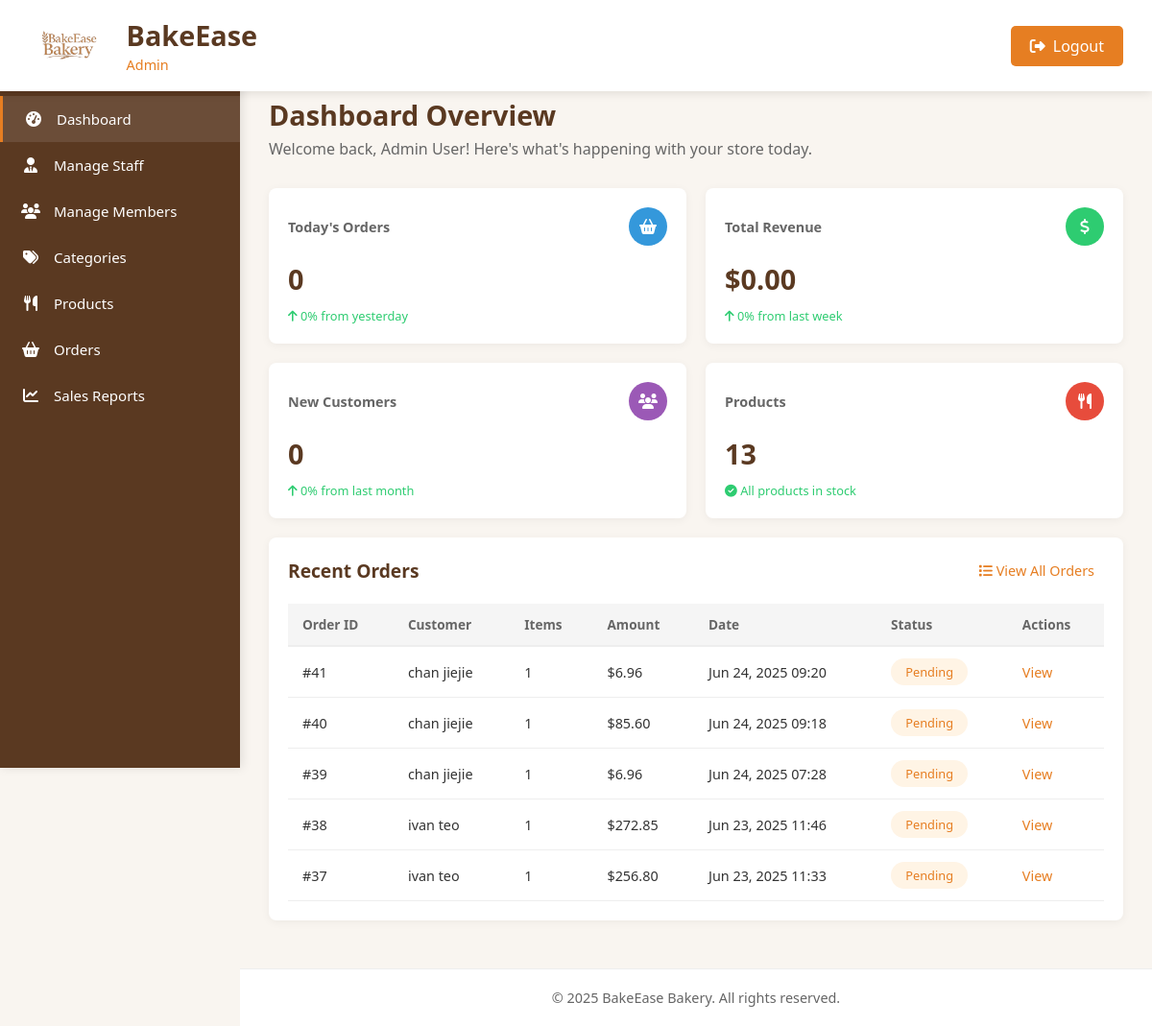
/admin-dashboard.php (signed in), run on the app's committed database.
### tables this page shows
CREATE TABLE `orders` (
  `id` int(11) NOT NULL,
  `customer_id` int(11) DEFAULT NULL,
  `customer_name` varchar(100) NOT NULL DEFAULT 'Guest',
  `total_amount` decimal(10,2) DEFAULT NULL,
  `status` varchar(20) DEFAULT 'pending',
  `delivery_address` text DEFAULT NULL,
  `delivery_date` date DEFAULT NULL,
  `order_date` timestamp NOT NULL DEFAULT current_timestamp(),
  `customer_email` varchar(100) DEFAULT NULL,
  `customer_phone` varchar(20) DEFAULT NULL
);

CREATE TABLE `customers` (
  `id` int(11) NOT NULL,
  `name` varchar(100) NOT NULL,
  `email` varchar(100) NOT NULL,
  `password` varchar(255) NOT NULL,
  `phone` varchar(20) DEFAULT NULL,
  `address` text DEFAULT NULL,
  `created_at` timestamp NOT NULL DEFAULT current_timestamp(),
  `status` enum('active','inactive') NOT NULL DEFAULT 'active'
);

### admin-dashboard.php (the view, shortened to what this page needs)
<?php
require_once 'db_connection.php';
$admin_name = $_SESSION['admin_name'] ?? 'Admin';
$today_orders = 0;
$yesterday_orders = 0;
$total_revenue = 0;
$last_week_revenue = 0;
$new_customers = 0;
$last_month_customers = 0;
$total_products = 0;
$low_stock_products = 0;
try {
    $stmt = $conn->query("SELECT COUNT(*) FROM orders WHERE DATE(order_date) = CURDATE() AND status = 'completed'");
    $today_orders = $stmt->fetch_row()[0];
    $stmt = $conn->query("SELECT COUNT(*) FROM orders WHERE DATE(order_date) = DATE_SUB(CURDATE(), INTERVAL 1 DAY) AND status = 'completed'");
    $yesterday_orders = $stmt->fetch_row()[0];
    $stmt = $conn->query("SELECT SUM(total_amount) FROM orders WHERE DATE(order_date) = CURDATE() AND status = 'completed'");
    $total_revenue = $stmt->fetch_row()[0] ?? 0;
    $stmt = $conn->query("SELECT SUM(total_amount) FROM orders WHERE DATE(order_date) = DATE_SUB(CURDATE(), INTERVAL 7 DAY) AND status = 'completed'");
    $last_week_revenue = $stmt->fetch_row()[0] ?? 0;
    $stmt = $conn->query("
        SELECT COUNT(DISTINCT c.id)
        FROM customers c
        JOIN orders o ON c.id = o.customer_id
        WHERE DATE(c.created_at) = CURDATE()
        AND o.status = 'completed'
    ");
    $new_customers = $stmt->fetch_row()[0];
    $stmt = $conn->query("
        SELECT COUNT(DISTINCT c.id)
        FROM customers c
        JOIN orders o ON c.id = o.customer_id
        WHERE DATE(c.created_at) = DATE_SUB(CURDATE(), INTERVAL 1 MONTH)
        AND o.status = 'completed'
    ");
    $last_month_customers = $stmt->fetch_row()[0];
    $stmt = $conn->query("SELECT COUNT(*) FROM products");
    $total_products = $stmt->fetch_row()[0];
    $stmt = $conn->query("SELECT COUNT(*) FROM products WHERE stock < 5");
    $low_stock_products = $stmt->fetch_row()[0];
    $recent_orders = [];
    $stmt = $conn->query("
        SELECT o.*, c.name AS customer_name
        FROM orders o
        LEFT JOIN customers c ON o.customer_id = c.id
        ORDER BY o.order_date DESC LIMIT 5
    ");
    while ($row = $stmt->fetch_assoc()) {
        $item_stmt = $conn->prepare("SELECT COUNT(*) FROM order_items WHERE order_id = ?");
        $item_stmt->bind_param("i", $row['id']);
        $item_stmt->execute();
        $row['item_count'] = $item_stmt->get_result()->fetch_row()[0];
        $recent_orders[] = $row;
    }
} catch (Exception $e) {
    error_log("Database error: " . $e->getMessage());
}
$order_percentage_change = $yesterday_orders > 0 ?
    round((($today_orders - $yesterday_orders) / $yesterday_orders) * 100, 1) : 0;
$revenue_percentage_change = $last_week_revenue > 0 ?
    round((($total_revenue - $last_week_revenue) / $last_week_revenue) * 100, 1) : 0;
$customer_percentage_change = $last_month_customers > 0 ?
    round((($new_customers - $last_month_customers) / $last_month_customers) * 100, 1) : 0;
?>
<!DOCTYPE html>
<html lang="en">
<head>
  <link rel="stylesheet" href="https://cdnjs.cloudflare.com/ajax/libs/font-awesome/6.4.0/css/all.min.css">
  <link rel="stylesheet" href="sidebar.css">
</head>
<body>
  <header class="admin-header">
    <div class="logo-container">
      <a href="admin-dashboard.php" class="logo-link">
        <img src="images/logo.png" alt="BakeEase Logo">
        <div class="logo-text">
          <h1>BakeEase</h1>
          <span>Admin </span>
        </div>
      </a>
    </div>
    <nav class="admin-nav">
      <button class="btn-logout" onclick="window.location.href='admin-logout.php'">
        <i class="fas fa-sign-out-alt"></i> Logout
      </button>
    </nav>
  </header>
  <div class="admin-container">
  <aside class="admin-sidebar">
    <ul class="sidebar-menu">
      <li><a href="admin-dashboard.php" class="active"><i class="fas fa-tachometer-alt"></i> <span class="menu-text">Dashboard</span></a></li>
      <li><a href="admin-manage-staff.php"><i class="fas fa-user-tie"></i> <span class="menu-text">Manage Staff</span></a></li>
      <li><a href="admin-manage-member.php"><i class="fas fa-users"></i> <span class="menu-text">Manage Members</span></a></li>
      <li><a href="admin-manage-categories.php"><i class="fas fa-tags"></i> <span class="menu-text">Categories</span></a></li>
      <li><a href="admin-manage-product.php"><i class="fas fa-utensils"></i> <span class="menu-text">Products</span></a></li>
      <li><a href="admin-manage-orders.php"><i class="fas fa-shopping-basket"></i> <span class="menu-text">Orders</span></a></li>
      <li><a href="admin-sales-reports.php"><i class="fas fa-chart-line"></i> <span class="menu-text">Sales Reports</span></a></li>
    </ul>
  </aside>
    <main class="admin-content">
      <div class="page-header">
        <div class="page-title">
          <h2>Dashboard Overview</h2>
          <p>Welcome back, <?php echo htmlspecialchars($admin_name); ?>! Here's what's happening with your store today.</p>
        </div>
      </div>
      <div class="stats-cards">
        <div class="card">
          <div class="card-header">
            <h3 class="card-title">Today's Orders</h3>
            <div class="card-icon orders">
              <i class="fas fa-shopping-basket"></i>
            </div>
          </div>
          <div class="card-body">
            <h3><?php echo $today_orders; ?></h3>
          </div>
          <div class="card-footer">
            <?php if ($order_percentage_change >= 0): ?>
              <span class="text-success"><i class="fas fa-arrow-up"></i> <?php echo abs($order_percentage_change); ?>% from yesterday</span>
            <?php else: ?>
              <span class="text-danger"><i class="fas fa-arrow-down"></i> <?php echo abs($order_percentage_change); ?>% from yesterday</span>
            <?php endif; ?>
          </div>
        </div>
        <div class="card">
          <div class="card-header">
            <h3 class="card-title">Total Revenue</h3>
            <div class="card-icon revenue">
              <i class="fas fa-dollar-sign"></i>
            </div>
          </div>
          <div class="card-body">
            <h3>$<?php echo number_format($total_revenue, 2); ?></h3>
          </div>
          <div class="card-footer">
            <?php if ($revenue_percentage_change >= 0): ?>
              <span class="text-success"><i class="fas fa-arrow-up"></i> <?php echo abs($revenue_percentage_change); ?>% from last week</span>
            <?php else: ?>
              <span class="text-danger"><i class="fas fa-arrow-down"></i> <?php echo abs($revenue_percentage_change); ?>% from last week</span>
            <?php endif; ?>
          </div>
        </div>
        <div class="card">
          <div class="card-header">
            <h3 class="card-title">New Customers</h3>
            <div class="card-icon customers">
              <i class="fas fa-users"></i>
            </div>
          </div>
          <div class="card-body">
            <h3><?php echo $new_customers; ?></h3>
          </div>
          <div class="card-footer">
            <?php if ($customer_percentage_change >= 0): ?>
              <span class="text-success"><i class="fas fa-arrow-up"></i> <?php echo abs($customer_percentage_change); ?>% from last month</span>
            <?php else: ?>
              <span class="text-danger"><i class="fas fa-arrow-down"></i> <?php echo abs($customer_percentage_change); ?>% from last month</span>
            <?php endif; ?>
          </div>
        </div>
        <div class="card">
          <div class="card-header">
            <h3 class="card-title">Products</h3>
            <div class="card-icon products">
              <i class="fas fa-utensils"></i>
            </div>
          </div>
          <div class="card-body">
            <h3><?php echo $total_products; ?></h3>
          </div>
          <div class="card-footer">
            <?php if ($low_stock_products > 0): ?>
              <span class="text-danger"><i class="fas fa-exclamation-circle"></i> <?php echo $low_stock_products; ?> low in stock</span>
            <?php else: ?>
              <span class="text-success"><i class="fas fa-check-circle"></i> All products in stock</span>
            <?php endif; ?>
          </div>
        </div>
      <div class="recent-orders">
        <div class="section-header">
          <h3 class="section-title">Recent Orders</h3>
          <a href="admin-manage-orders.php" class="view-all">
            <i class="fas fa-list"></i> View All Orders
          </a>
        </div>
        <div class="table-container">
          <table>
            <thead>
              <tr>
                <th>Order ID</th>
                <th>Customer</th>
                <th>Items</th>
                <th>Amount</th>
                <th>Date</th>
                <th>Status</th>
                <th>Actions</th>
              </tr>
            </thead>
            <tbody>
              <?php if (!empty($recent_orders)): ?>
                <?php foreach ($recent_orders as $order): ?>
                  <tr>
                    <td>#<?php echo htmlspecialchars($order['id']); ?></td>
                    <td>
                      <?php if (!empty($order['customer_id'])): ?>
                        <a href="admin-manage-member.php?customer_id=<?php echo $order['customer_id']; ?>" style="color: inherit; text-decoration: none;">
                          <?php echo htmlspecialchars($order['customer_name'] ?? 'Guest'); ?>
                        </a>
                      <?php else: ?>
                        <?php echo htmlspecialchars($order['customer_name'] ?? 'Guest'); ?>
                      <?php endif; ?>
                    </td>
                    <td><?php echo $order['item_count'] ?? 0; ?></td>
                    <td>$<?php echo number_format($order['total_amount'] ?? 0, 2); ?></td>
                    <td><?php echo date('M j, Y H:i', strtotime($order['order_date'])); ?></td>
                    <td>
                      <span class="status <?php echo strtolower($order['status'] ?? 'pending'); ?>">
                        <?php echo ucfirst(htmlspecialchars($order['status'] ?? 'Pending')); ?>
                      </span>
                    </td>
                    <td><a href="admin-order-details.php?id=<?php echo $order['id']; ?>" class="text-primary">View</a></td>
                  </tr>
                <?php endforeach; ?>
              <?php else: ?>
                <tr>
                  <td colspan="7" style="text-align: center;">No recent orders found</td>
                </tr>
              <?php endif; ?>
            </tbody>
          </table>
        </div>
      </div>
    </main>
  </div>
  <footer class="admin-footer">
    <p>&copy; 2025 BakeEase Bakery. All rights reserved.</p>
  </footer>
</body>
</html>

### sidebar.css (style rules this page uses)
:root { --primary: #e67e22; --primary-dark: #d35400; --brown: #5a3921; --white: #ffffff; }
.admin-sidebar { width: 250px; background-color: var(--brown); color: var(--white); padding: 20px 0; position: fixed; height: calc(100vh - 80px); top: 80px; z-index: 100; box-shadow: 2px 0 10px rgba(0, 0, 0, 0.1); transition: width 0.3s ease; }
.sidebar-menu { list-style: none; padding: 0; margin: 0; }
.sidebar-menu li { margin: 0; position: relative; }
.sidebar-menu a { display: flex; align-items: center; padding: 14px 20px; color: var(--white); text-decoration: none; font-size: 15px; height: 48px; box-sizing: border-box; transition: background-color 0.2s ease, border-left 0.1s ease; }
.sidebar-menu a.active { background-color: rgba(255, 255, 255, 0.1); border-left: 3px solid var(--primary); font-weight: 500; }
.sidebar-menu i { width: 24px; text-align: center; margin-right: 12px; font-size: 16px; }
.admin-sidebar, .sidebar-menu a, .sidebar-menu i { transition: all 0.3s cubic-bezier(0.4, 0, 0.2, 1); }

### data on the page
orders: id "41", customer.name "chan jiejie", item_count "1", total_amount "6.96", order_date "Jun 24, 2025 09:20", status "Pending"
orders: id "40", customer.name "chan jiejie", item_count "1", total_amount "85.60", order_date "Jun 24, 2025 09:18", status "Pending"
orders: id "39", customer.name "chan jiejie", item_count "1", total_amount "6.96", order_date "Jun 24, 2025 07:28", status "Pending"
orders: id "38", customer.name "ivan teo", item_count "1", total_amount "272.85", order_date "Jun 23, 2025 11:46", status "Pending"
orders: id "37", customer.name "ivan teo", item_count "1", total_amount "256.80", order_date "Jun 23, 2025 11:33", status "Pending"

### other printed values
$admin_name "Admin User"
$today_orders "0"
abs($order_percentage_change) "0"
$total_revenue "0.00"
abs($revenue_percentage_change) "0"
$new_customers "0"
abs($customer_percentage_change) "0"
$total_products "13"
